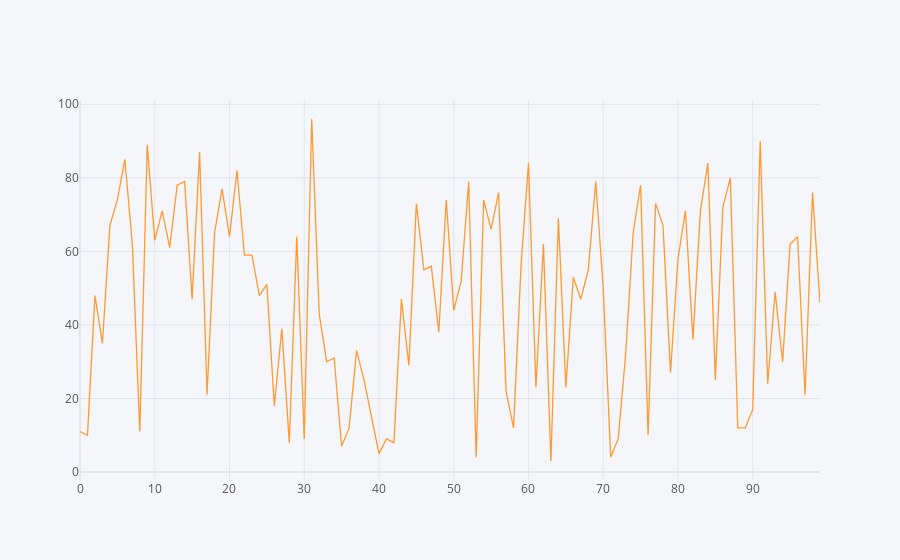

The notebook cell saved with this chart:
### Code cell
df1.iplot()

### Figure 1 — Plotly figure (JSON) as saved in the notebook; plotly's stock layout.template omitted (floating-point values rounded to 4 significant figures)
{"data": [{"line": {"color": "rgba(255, 153, 51, 1.0)", "dash": "solid", "shape": "linear", "width": 1.3}, "mode": "lines", "name": "0", "text": "", "type": "scatter", "x": [0, 1, 2, 3, 4, 5, 6, 7, 8, 9, 10, 11, 12, 13, 14, 15, 16, 17, 18, 19, 20, 21, 22, 23, 24, 25, 26, 27, 28, 29, 30, 31, 32, 33, 34, 35, 36, 37, 38, 39, 40, 41, 42, 43, 44, 45, 46, 47, 48, 49, 50, 51, 52, 53, 54, 55, 56, 57, 58, 59, 60, 61, 62, 63, 64, 65, 66, 67, 68, 69, 70, 71, 72, 73, 74, 75, 76, 77, 78, 79, 80, 81, 82, 83, 84, 85, 86, 87, 88, 89, 90, 91, 92, 93, 94, 95, 96, 97, 98, 99], "y": [11, 10, 48, 35, 67, 74, 85, 62, 11, 89, 63, 71, 61, 78, 79, 47, 87, 21, 65, 77, 64, 82, 59, 59, 48, 51, 18, 39, 8, 64, 9, 96, 43, 30, 31, 7, 12, 33, 25, 15, 5, 9, 8, 47, 29, 73, 55, 56, 38, 74, 44, 52, 79, 4, 74, 66, 76, 22, 12, 56, 84, 23, 62, 3, 69, 23, 53, 47, 55, 79, 50, 4, 9, 32, 65, 78, 10, 73, 67, 27, 58, 71, 36, 71, 84, 25, 72, 80, 12, 12, 17, 90, 24, 49, 30, 62, 64, 21, 76, 46]}], "layout": {"legend": {"bgcolor": "#F5F6F9", "font": {"color": "#4D5663"}}, "paper_bgcolor": "#F5F6F9", "plot_bgcolor": "#F5F6F9", "title": {"font": {"color": "#4D5663"}}, "xaxis": {"gridcolor": "#E1E5ED", "showgrid": true, "tickfont": {"color": "#4D5663"}, "title": {"font": {"color": "#4D5663"}, "text": ""}, "zerolinecolor": "#E1E5ED"}, "yaxis": {"gridcolor": "#E1E5ED", "showgrid": true, "tickfont": {"color": "#4D5663"}, "title": {"font": {"color": "#4D5663"}, "text": ""}, "zerolinecolor": "#E1E5ED"}}}
